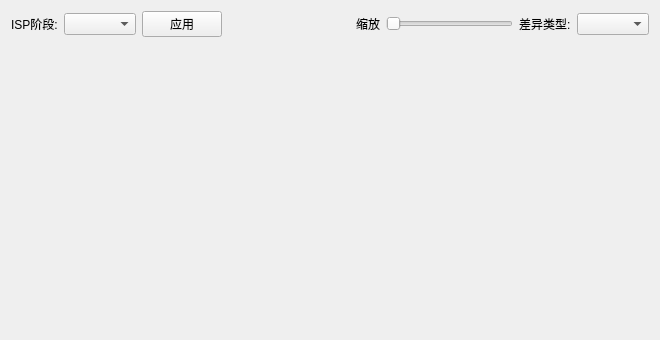
<?xml version="1.0" encoding="UTF-8"?>
<ui version="4.0">
 <class>compare_tab</class>
 <widget class="QWidget" name="compare_tab">
  <property name="geometry">
   <rect>
    <x>0</x>
    <y>0</y>
    <width>660</width>
    <height>340</height>
   </rect>
  </property>
  <property name="minimumSize">
   <size>
    <width>660</width>
    <height>340</height>
   </size>
  </property>
  <property name="windowTitle">
   <string>Form</string>
  </property>
  <layout class="QVBoxLayout" name="verticalLayout" stretch="1,7,2">
   <item>
    <layout class="QHBoxLayout" name="topControlLayout">
     <item>
      <widget class="QLabel" name="label_3">
       <property name="text">
        <string>ISP阶段:</string>
       </property>
      </widget>
     </item>
     <item>
      <widget class="QComboBox" name="ispStageComboBox"/>
     </item>
     <item>
      <widget class="QPushButton" name="pushButton">
       <property name="text">
        <string>应用</string>
       </property>
      </widget>
     </item>
     <item>
      <spacer name="horizontalSpacer">
       <property name="orientation">
        <enum>Qt::Orientation::Horizontal</enum>
       </property>
       <property name="sizeHint" stdset="0">
        <size>
         <width>40</width>
         <height>20</height>
        </size>
       </property>
      </spacer>
     </item>
     <item>
      <widget class="QLabel" name="label">
       <property name="text">
        <string>缩放</string>
       </property>
      </widget>
     </item>
     <item>
      <widget class="QSlider" name="horizontalSlider">
       <property name="orientation">
        <enum>Qt::Orientation::Horizontal</enum>
       </property>
      </widget>
     </item>
     <item>
      <widget class="QLabel" name="label_2">
       <property name="text">
        <string>差异类型:</string>
       </property>
      </widget>
     </item>
     <item>
      <widget class="QComboBox" name="diffComboBox"/>
     </item>
    </layout>
   </item>
   <item>
    <layout class="QHBoxLayout" name="imageCompareLayout"/>
   </item>
   <item>
    <layout class="QHBoxLayout" name="bottomInfoLayout"/>
   </item>
  </layout>
 </widget>
 <resources/>
 <connections/>
</ui>
